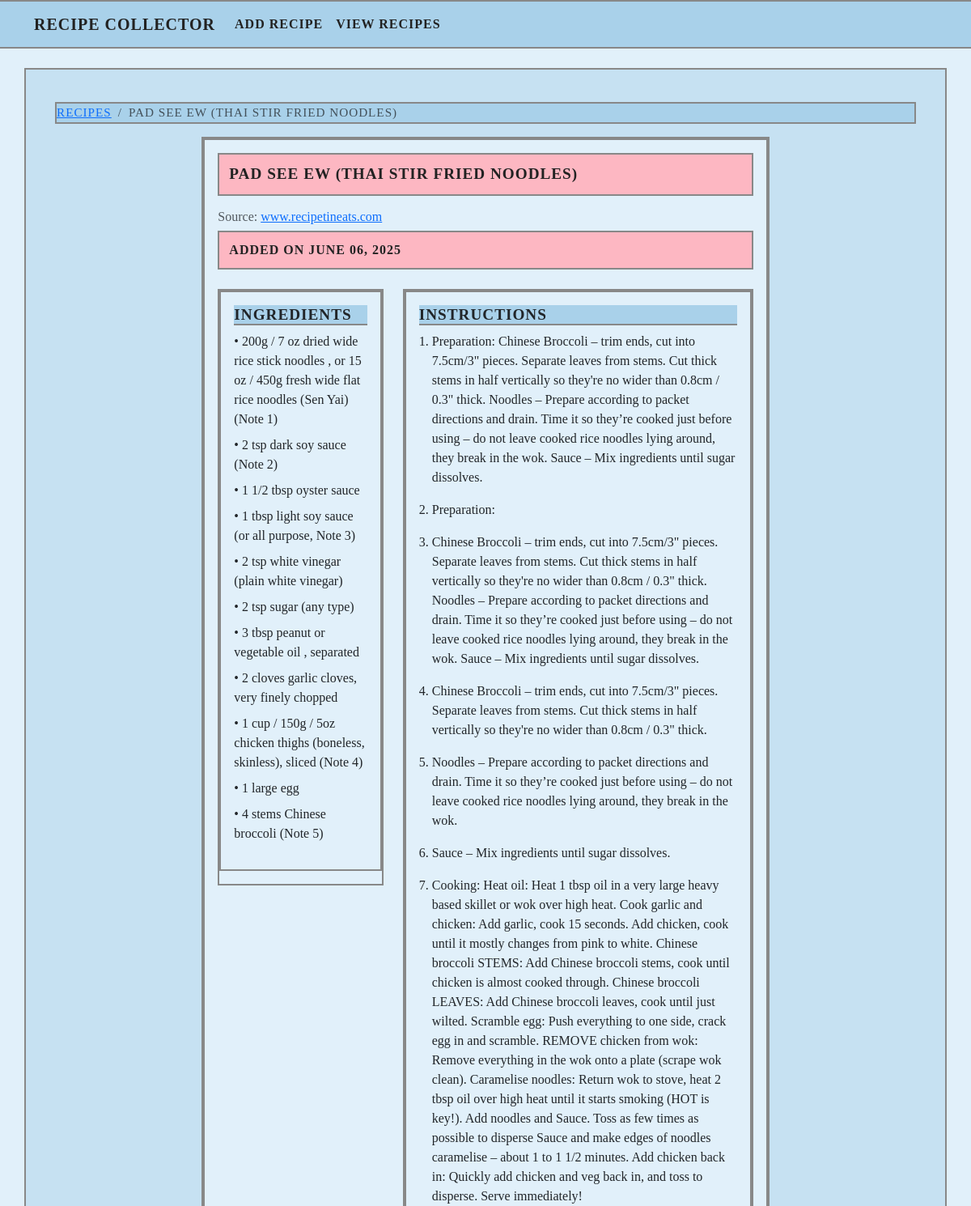
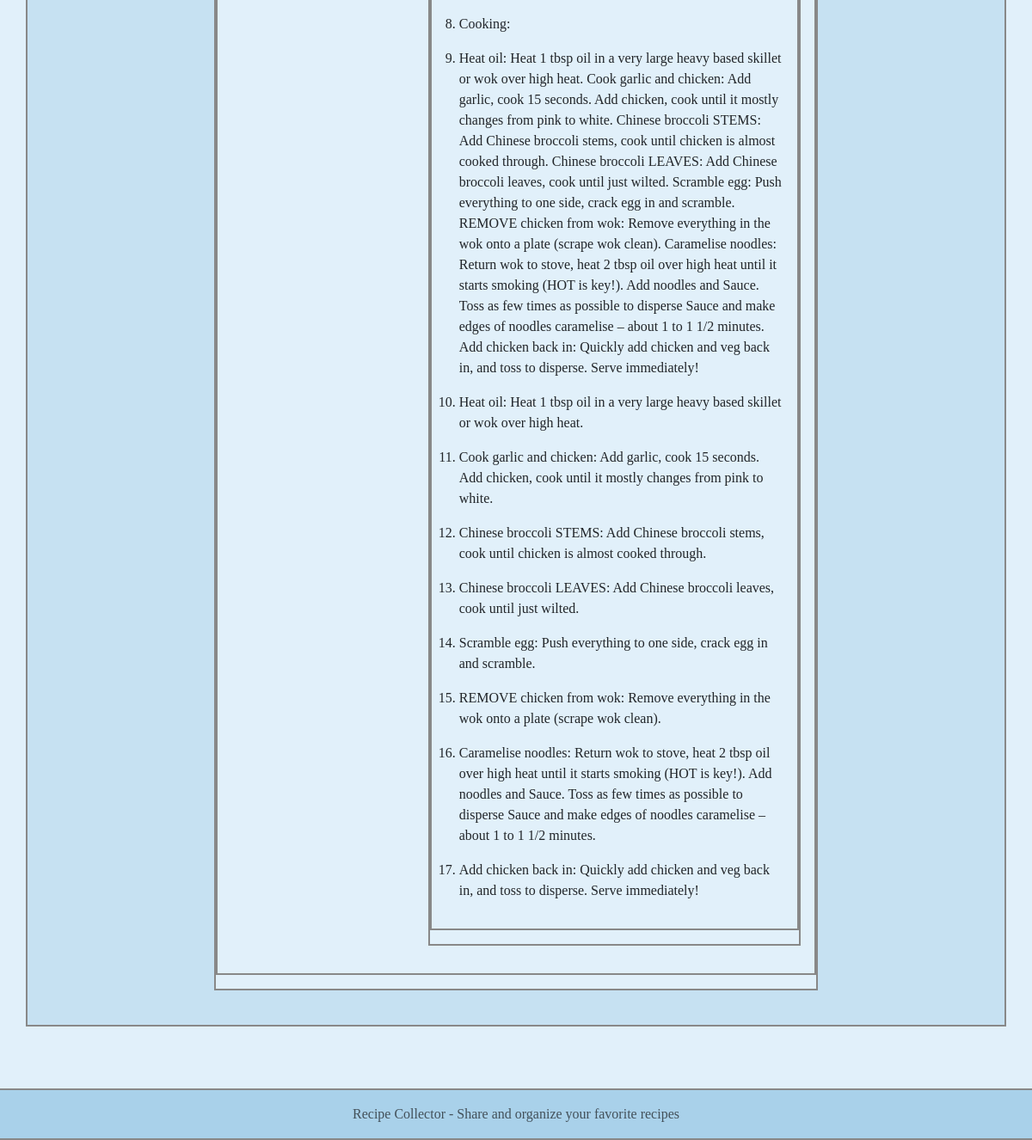
/recipe/3, run on the app's committed database (2 pictures, top to bottom).
### app.py (models this page shows, shortened)
class Recipe(db.Model):
    __tablename__ = 'recipe'  # Explicitly set table name
    id = db.Column(db.Integer, primary_key=True)
    title = db.Column(db.String(200), nullable=False)
    ingredients = db.Column(db.Text, nullable=False)
    instructions = db.Column(db.Text, nullable=False)
    source_url = db.Column(db.String(500), nullable=False)
    source_name = db.Column(db.String(200), nullable=False)
    image_url = db.Column(db.String(500), nullable=True)  # New field
    created_at = db.Column(db.DateTime, default=datetime.utcnow)

### app.py (the view)
@app.route('/recipe/<int:recipe_id>')
def recipe_detail(recipe_id):
    recipe = Recipe.query.get_or_404(recipe_id)
    return render_template('recipe_detail.html', recipe=recipe)

### templates/recipe_detail.html (shortened to what this page needs)
{% extends "base.html" %}
{% block content %}
<div class="container">
    <nav aria-label="breadcrumb" class="mt-3">
        <ol class="breadcrumb">
            <li class="breadcrumb-item"><a href="{{ url_for('recipes') }}">Recipes</a></li>
            <li class="breadcrumb-item active" aria-current="page">{{ recipe.title }}</li>
        </ol>
    </nav>
    <div class="row">
        <div class="col-lg-8 mx-auto">
            <div class="card">
                <div class="card-body">
                    <div class="highlight-bar mb-3">{{ recipe.title }}</div>
                    <div class="mb-4">
                        <h6 class="text-muted">
                            Source: <a href="{{ recipe.source_url }}" target="_blank" rel="noopener">{{ recipe.source_name }}</a>
                        </h6>
                        <div class="highlight-bar" style="font-size:1em;">
                            Added on {{ recipe.created_at.strftime('%B %d, %Y') }}
                        </div>
                    </div>
                    <div class="row">
                        <div class="col-md-4">
                            <div class="card bg-light">
                                <div class="card-body">
                                    <h5 class="card-title">Ingredients</h5>
                                    <ul class="list-unstyled">
                                        {% for ingredient in recipe.ingredients.split('\n') %}
                                            <li class="mb-2">• {{ ingredient }}</li>
                                        {% endfor %}
                                    </ul>
                                </div>
                            </div>
                        </div>
                        <div class="col-md-8">
                            <div class="card">
                                <div class="card-body">
                                    <h5 class="card-title">Instructions</h5>
                                    <ol class="ps-3">
                                        {% for instruction in recipe.instructions.split('\n') %}
                                            <li class="mb-3">{{ instruction }}</li>
                                        {% endfor %}
                                    </ol>
                                </div>
                            </div>
                        </div>
                    </div>
                </div>
            </div>
        </div>
    </div>
</div>
{% endblock %}

### static/style.css (style rules this page uses)
:root { --blue1: #A9D1EA; --blue2: #C6E1F2; --blue3: #E1F0FA; --pink1: #F7E0E3; --pink2: #FDB7C2; --pink3: #E68FAE; --border: #888; --text: #222; }
body { min-height: 100vh; display: flex; flex-direction: column; background: var(--blue3); font-family: 'Verdana', 'Geneva', 'Tahoma', 'sans-serif'; color: var(--text); margin: 0; padding: 0; }
.card { box-shadow: 0 2px 4px rgba(0,0,0,0.1); transition: transform 0.2s ease-in-out; }
.card, .card-header, .card-body, .card-footer { background: var(--blue3) !important; border: 2px solid var(--border) !important; border-radius: 0 !important; box-shadow: none !important; margin-bottom: 16px; }
.card-header, .card-title, .card-footer { background: var(--blue1) !important; border-bottom: 2px solid var(--border) !important; font-weight: bold; text-transform: uppercase; letter-spacing: 1px; border-radius: 0 !important; }
.card-title { font-size: 1.2em; margin-bottom: 8px; }
.alert, .breadcrumb, .list-group-item { border: 2px solid var(--border) !important; border-radius: 0 !important; background: var(--pink1) !important; color: var(--text) !important; box-shadow: none !important; }
.breadcrumb { background: var(--blue1) !important; font-size: 0.95em; text-transform: uppercase; letter-spacing: 1px; border-radius: 0 !important; }
* { border-radius: 0 !important; box-shadow: none !important; }
.highlight-bar { background: #FDB7C2 !important; color: #222 !important; border: 2px solid #888 !important; border-radius: 0 !important; font-weight: bold; text-transform: uppercase; letter-spacing: 1px; font-size: 1.2em; padding: 10px 12px; margin-bottom: 12px; text-align: left; box-shadow: none !important; }

### data on the page
Recipe: title "PAD SEE EW (THAI STIR FRIED NOODLES)", source_name "www.recipetineats.com", created_at "JUNE 06, 2025"

### other printed values
{{ ingredient }} "200g / 7 oz dried wide rice stick noodles , or 15 oz / 450g fresh wide flat rice noodles (Sen Yai) (Note 1)" "2 tsp dark soy sauce (Note 2)" "1 1/2 tbsp oyster sauce" "1 tbsp light soy sauce (or all purpose, Note 3)" "2 tsp white vinegar (plain white vinegar)" "2 tsp sugar (any type)" "3 tbsp peanut or vegetable oil , separated" "2 cloves garlic cloves, very finely chopped" "1 cup / 150g / 5oz chicken thighs (boneless, skinless), sliced (Note 4)" "1 large egg" "4 stems Chinese broccoli (Note 5)"
{{ instruction }} "Preparation:" "Chinese Broccoli – trim ends, cut into 7.5cm/3\" pieces. Separate leaves from stems. Cut thick stems in half vertically so they're no wider than 0.8cm / 0.3\" thick." "Noodles – Prepare according to packet directions and drain. Time it so they’re cooked just before using – do not leave cooked rice noodles lying around, they break in the wok." "Sauce – Mix ingredients until sugar dissolves." "Cooking:" "Heat oil: Heat 1 tbsp oil in a very large heavy based skillet or wok over high heat." "Cook garlic and chicken: Add garlic, cook 15 seconds. Add chicken, cook until it mostly changes from pink to white." "Chinese broccoli STEMS: Add Chinese broccoli stems, cook until chicken is almost cooked through." "Chinese broccoli LEAVES: Add Chinese broccoli leaves, cook until just wilted." "Scramble egg: Push everything to one side, crack egg in and scramble." "REMOVE chicken from wok: Remove everything in the wok onto a plate (scrape wok clean)." "Add chicken back in: Quickly add chicken and veg back in, and toss to disperse. Serve immediately!"
